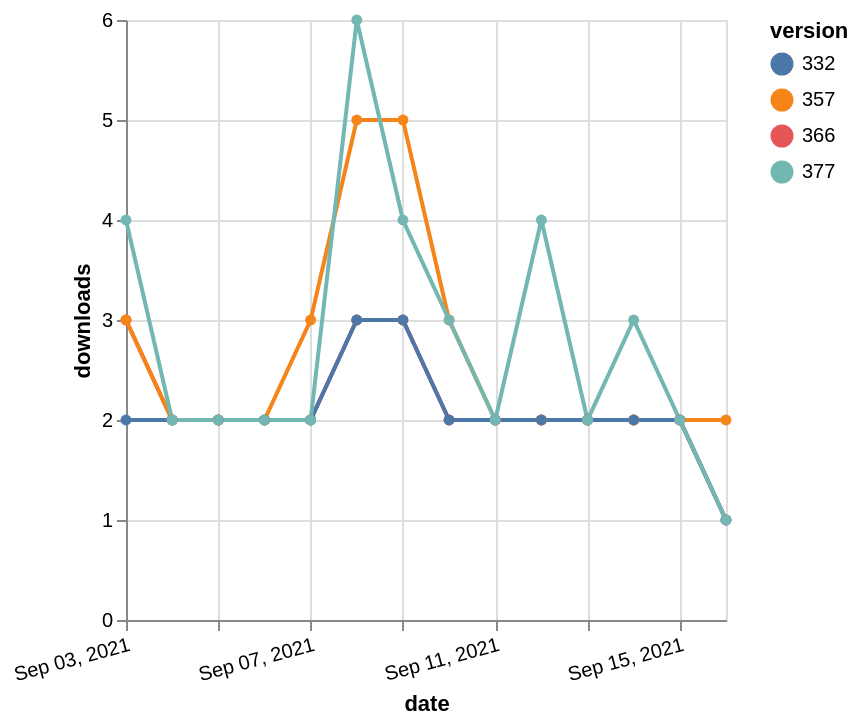

Write a Vega-Lite specification for this figure.
### Vega-Lite specification from a JSON file in a GitHub repository (floating-point values rounded to 4 significant figures)
{"$schema": "https://vega.github.io/schema/vega-lite/v5.json", "description": "A simple bar chart with embedded data.", "data": {"values": [{"date": "2021-09-03", "total": 2361, "delta": 3, "version": "366"}, {"date": "2021-09-04", "total": 2363, "delta": 2, "version": "366"}, {"date": "2021-09-05", "total": 2365, "delta": 2, "version": "366"}, {"date": "2021-09-06", "total": 2367, "delta": 2, "version": "366"}, {"date": "2021-09-07", "total": 2369, "delta": 2, "version": "366"}, {"date": "2021-09-08", "total": 2372, "delta": 3, "version": "366"}, {"date": "2021-09-09", "total": 2375, "delta": 3, "version": "366"}, {"date": "2021-09-10", "total": 2377, "delta": 2, "version": "366"}, {"date": "2021-09-11", "total": 2379, "delta": 2, "version": "366"}, {"date": "2021-09-12", "total": 2381, "delta": 2, "version": "366"}, {"date": "2021-09-13", "total": 2383, "delta": 2, "version": "366"}, {"date": "2021-09-14", "total": 2385, "delta": 2, "version": "366"}, {"date": "2021-09-15", "total": 2387, "delta": 2, "version": "366"}, {"date": "2021-09-16", "total": 2388, "delta": 1, "version": "366"}, {"date": "2021-09-03", "total": 2979, "delta": 3, "version": "357"}, {"date": "2021-09-04", "total": 2981, "delta": 2, "version": "357"}, {"date": "2021-09-05", "total": 2983, "delta": 2, "version": "357"}, {"date": "2021-09-06", "total": 2985, "delta": 2, "version": "357"}, {"date": "2021-09-07", "total": 2988, "delta": 3, "version": "357"}, {"date": "2021-09-08", "total": 2993, "delta": 5, "version": "357"}, {"date": "2021-09-09", "total": 2998, "delta": 5, "version": "357"}, {"date": "2021-09-10", "total": 3001, "delta": 3, "version": "357"}, {"date": "2021-09-11", "total": 3003, "delta": 2, "version": "357"}, {"date": "2021-09-12", "total": 3005, "delta": 2, "version": "357"}, {"date": "2021-09-13", "total": 3007, "delta": 2, "version": "357"}, {"date": "2021-09-14", "total": 3009, "delta": 2, "version": "357"}, {"date": "2021-09-15", "total": 3011, "delta": 2, "version": "357"}, {"date": "2021-09-16", "total": 3013, "delta": 2, "version": "357"}, {"date": "2021-09-03", "total": 2795, "delta": 2, "version": "332"}, {"date": "2021-09-04", "total": 2797, "delta": 2, "version": "332"}, {"date": "2021-09-05", "total": 2799, "delta": 2, "version": "332"}, {"date": "2021-09-06", "total": 2801, "delta": 2, "version": "332"}, {"date": "2021-09-07", "total": 2803, "delta": 2, "version": "332"}, {"date": "2021-09-08", "total": 2806, "delta": 3, "version": "332"}, {"date": "2021-09-09", "total": 2809, "delta": 3, "version": "332"}, {"date": "2021-09-10", "total": 2811, "delta": 2, "version": "332"}, {"date": "2021-09-11", "total": 2813, "delta": 2, "version": "332"}, {"date": "2021-09-12", "total": 2815, "delta": 2, "version": "332"}, {"date": "2021-09-13", "total": 2817, "delta": 2, "version": "332"}, {"date": "2021-09-14", "total": 2819, "delta": 2, "version": "332"}, {"date": "2021-09-15", "total": 2821, "delta": 2, "version": "332"}, {"date": "2021-09-16", "total": 2822, "delta": 1, "version": "332"}, {"date": "2021-09-03", "total": 2179, "delta": 4, "version": "377"}, {"date": "2021-09-04", "total": 2181, "delta": 2, "version": "377"}, {"date": "2021-09-05", "total": 2183, "delta": 2, "version": "377"}, {"date": "2021-09-06", "total": 2185, "delta": 2, "version": "377"}, {"date": "2021-09-07", "total": 2187, "delta": 2, "version": "377"}, {"date": "2021-09-08", "total": 2193, "delta": 6, "version": "377"}, {"date": "2021-09-09", "total": 2197, "delta": 4, "version": "377"}, {"date": "2021-09-10", "total": 2200, "delta": 3, "version": "377"}, {"date": "2021-09-11", "total": 2202, "delta": 2, "version": "377"}, {"date": "2021-09-12", "total": 2206, "delta": 4, "version": "377"}, {"date": "2021-09-13", "total": 2208, "delta": 2, "version": "377"}, {"date": "2021-09-14", "total": 2211, "delta": 3, "version": "377"}, {"date": "2021-09-15", "total": 2213, "delta": 2, "version": "377"}, {"date": "2021-09-16", "total": 2214, "delta": 1, "version": "377"}]}, "width": "container", "mark": {"type": "line", "point": {"filled": true}}, "encoding": {"x": {"field": "date", "type": "temporal", "timeUnit": "yearmonthdate", "title": "date", "axis": {"labelAngle": -15}}, "y": {"field": "delta", "type": "quantitative", "title": "downloads"}, "color": {"field": "version", "type": "nominal"}, "tooltip": {"field": "delta"}}}
